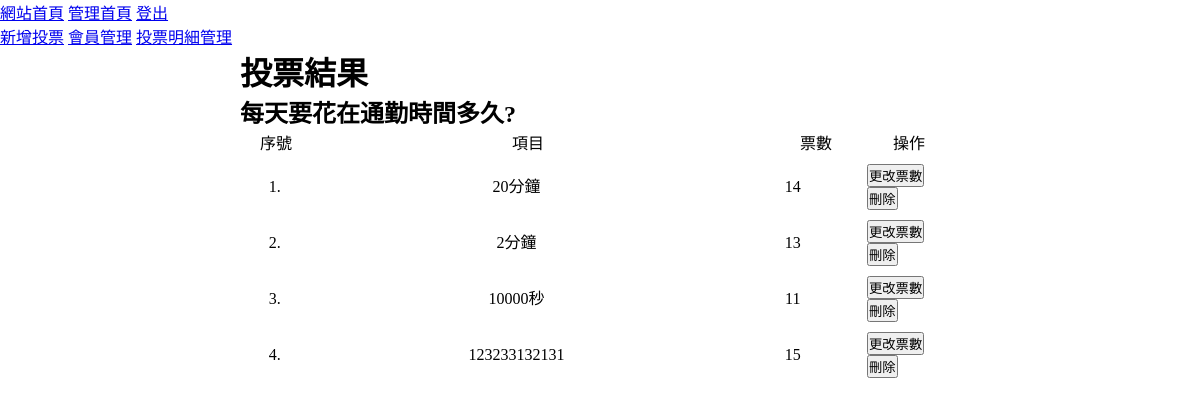
Screenshot of /backend.php?do=result&id=2 with the database file from the repository.
### tables this page shows
CREATE TABLE `topics` (
  `id` int(10) UNSIGNED NOT NULL,
  `subject` text NOT NULL,
  `open_time` datetime NOT NULL,
  `close_time` datetime NOT NULL,
  `type` int(1) UNSIGNED NOT NULL,
  `created_time` timestamp NOT NULL DEFAULT current_timestamp(),
  `updated_time` timestamp NOT NULL DEFAULT current_timestamp() ON UPDATE current_timestamp()
);

CREATE TABLE `options` (
  `id` int(10) UNSIGNED NOT NULL,
  `description` text NOT NULL,
  `subject_id` int(10) UNSIGNED NOT NULL,
  `total` int(10) UNSIGNED NOT NULL DEFAULT 0,
  `created_time` timestamp NOT NULL DEFAULT current_timestamp(),
  `updated_time` timestamp NOT NULL DEFAULT current_timestamp() ON UPDATE current_timestamp()
);

### back/result.php (the view)
<?php
$id = $_GET['id'];
$options = $pdo->query("select * from `options` where `subject_id`=$id")->fetchAll(PDO::FETCH_ASSOC);
$subject = $pdo->query("select * from `topics` where `id`=$id")->fetch(PDO::FETCH_ASSOC);
?>
<h1>投票結果</h1>
<h2><?= $subject['subject'] ?></h2>
<ul class="vote-result">
    <li class="vote-option-title">
        <div class="vote-item">序號</div>
        <div class="vote-item">項目</div>
        <div class="vote-item">票數</div>
        <div class="vote-item">操作</div>
    </li>
    <?php
    foreach ($options as $idx => $option) {
    ?>
        <li class="vote-option">
            <div class="vote-item"><?=$idx+1?>. </div>
            <div class="vote-item"><?=$option['description']?></div>
            <div class="vote-item"><?=$option['total']?></div>
            <div class="vote-item">
                <button>更改票數</button>
                <button onclick="location.href='./api/del_option.php?id=<?=$option['id']?>'">刪除</button>
            </div>
        </li>
    <?php
    }
    ?>
</ul>

### css/style.css (style rules this page uses)
* { box-sizing: border-box; margin: 0; padding: 0; }
.topic-list, .vote-result, .vote-list { list-style-type: none; }
.list-row, .vote-option, .vote-option-title, .vote-subject, .vote-subject-title { display: flex; width: 100%; }
.vote-option { align-items: center; }
.vote-item { padding: 5px; line-height: 20px; }
.vote-item:nth-child(1) { width: 10%; text-align: center; }
.vote-item:nth-child(2) { width: 60%; text-align: center; }
.vote-item:nth-child(3) { width: 20%; text-align: center; }
.vote-option-title .vote-item { text-align: center; }

### rows the page displays
topics: subject "每天要花在通勤時間多久?"
options: description "20分鐘", total "14"
options: description "2分鐘", total "13"
options: description "10000秒", total "11"
options: description "123233132131", total "15"
